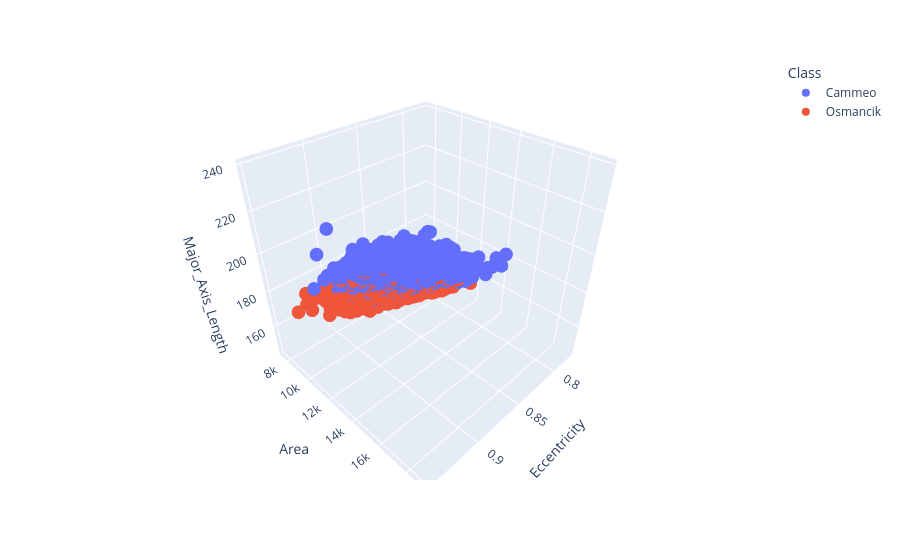

The notebook cell this image was saved under:
### Code cell
x_axis_data='Eccentricity'
y_axis_data='Area'
z_axis_data='Major_Axis_Length'

px.scatter_3d(
    rice_dataset,
    x=x_axis_data,
    y=y_axis_data,
    z=z_axis_data,
    color='Class',
).show()

### Figure 1 — Plotly figure (JSON) as saved in the notebook; plotly's stock layout.template omitted (floating-point values rounded to 4 significant figures; data arrays with more than 128 entries replaced by an {"elided": "..."} marker saying what was removed)
{"data": [{"hovertemplate": "Class=Cammeo<br>Eccentricity=%{x}<br>Area=%{y}<br>Major_Axis_Length=%{z}<extra></extra>", "legendgroup": "Cammeo", "marker": {"color": "#636efa", "symbol": "circle"}, "mode": "markers", "name": "Cammeo", "scene": "scene", "showlegend": true, "type": "scatter3d", "x": {"elided": "1630 float values"}, "y": {"elided": "1630 int values"}, "z": {"elided": "1630 float values"}}, {"hovertemplate": "Class=Osmancik<br>Eccentricity=%{x}<br>Area=%{y}<br>Major_Axis_Length=%{z}<extra></extra>", "legendgroup": "Osmancik", "marker": {"color": "#EF553B", "symbol": "circle"}, "mode": "markers", "name": "Osmancik", "scene": "scene", "showlegend": true, "type": "scatter3d", "x": {"elided": "2180 float values"}, "y": {"elided": "2180 int values"}, "z": {"elided": "2180 float values"}}], "layout": {"legend": {"title": {"text": "Class"}, "tracegroupgap": 0}, "margin": {"t": 60}, "scene": {"domain": {"x": [0, 1], "y": [0, 1]}, "xaxis": {"title": {"text": "Eccentricity"}}, "yaxis": {"title": {"text": "Area"}}, "zaxis": {"title": {"text": "Major_Axis_Length"}}}}}
